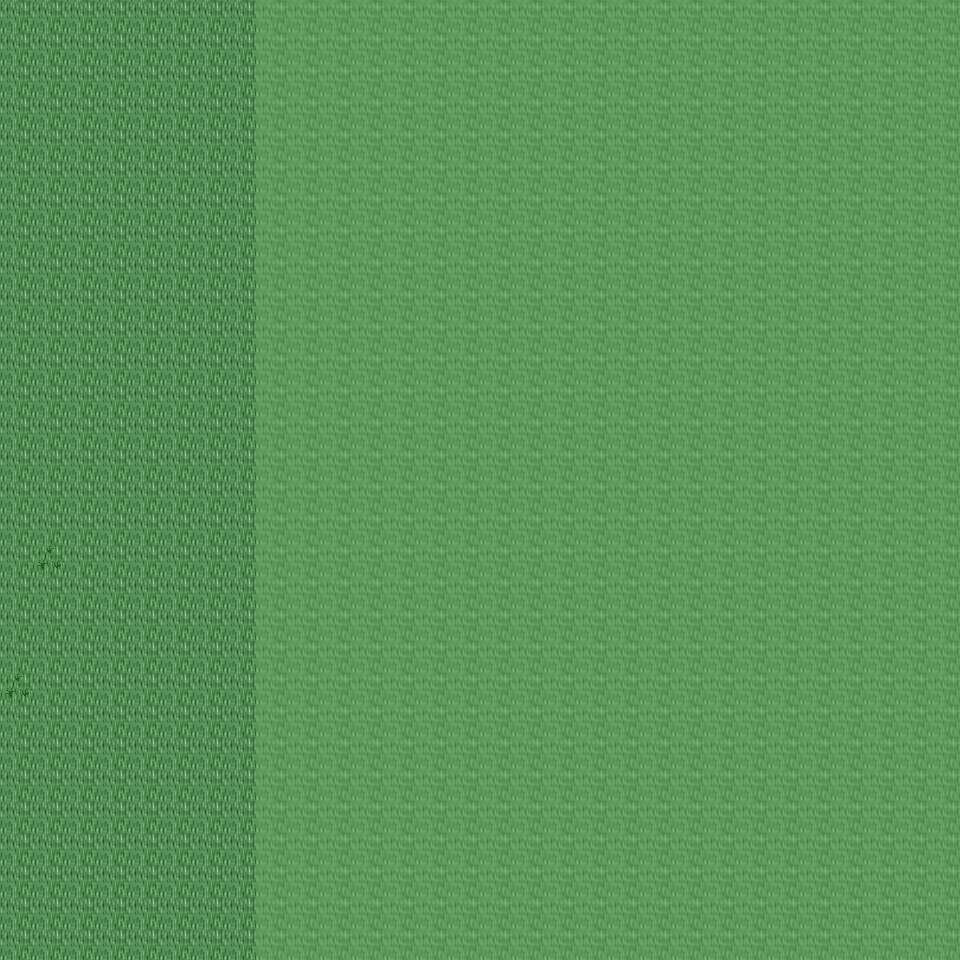

Tiled map render using the project's own tile images. Description and the map definition, with tile-layer contents summarised, below:
An orthogonal 30x30 tile map with 32x32 px tiles, 6 tile layers (Ground, Object, Object2, Above, ...), 14 tilesets and 3 objects (3x mapchange).

<map version="1.0" orientation="orthogonal" renderorder="right-down" width="30" height="30" tilewidth="32" tileheight="32" nextobjectid="4">
  <tileset firstgid="1" name="tileset_ground_ground" tilewidth="32" tileheight="32" tilecount="33" columns="3">
    <image source="../drawable/tileset_ground_ground.png" width="96" height="352" />
  </tileset>
  <tileset firstgid="34" name="tileset_ground_ridge_earth_dark" tilewidth="32" tileheight="32" tilecount="96" columns="12">
    <image source="../drawable/tileset_ground_ridge_earth_dark.png" width="384" height="256" />
  </tileset>
  <tileset firstgid="130" name="tileset_ground_earth_edges" tilewidth="32" tileheight="32" tilecount="18" columns="6">
    <image source="../drawable/tileset_ground_earth_edges.png" width="192" height="96" />
  </tileset>
  <tileset firstgid="148" name="tileset_ground_rock_pebbles" tilewidth="32" tileheight="32" tilecount="3" columns="1">
    <image source="../drawable/tileset_ground_rock_pebbles.png" width="32" height="96" />
  </tileset>
  <tileset firstgid="151" name="tileset_plant_grasses" tilewidth="32" tileheight="32" tilecount="6" columns="3">
    <image source="../drawable/tileset_plant_grasses.png" width="96" height="64" />
  </tileset>
  <tileset firstgid="157" name="tileset_plant_flower_daisy_white" tilewidth="32" tileheight="32" tilecount="8" columns="2">
    <image source="../drawable/tileset_plant_flower_daisy_white.png" width="64" height="128" />
  </tileset>
  <tileset firstgid="165" name="tileset_plant_flower_daisy_blue" tilewidth="32" tileheight="32" tilecount="8" columns="2">
    <image source="../drawable/tileset_plant_flower_daisy_blue.png" width="64" height="128" />
  </tileset>
  <tileset firstgid="173" name="tileset_plant_flower_daisy_red" tilewidth="32" tileheight="32" tilecount="8" columns="2">
    <image source="../drawable/tileset_plant_flower_daisy_red.png" width="64" height="128" />
  </tileset>
  <tileset firstgid="181" name="tileset_plant_flower_daisy_yellow" tilewidth="32" tileheight="32" tilecount="8" columns="2">
    <image source="../drawable/tileset_plant_flower_daisy_yellow.png" width="64" height="128" />
  </tileset>
  <tileset firstgid="189" name="tileset_plant_tree_tree_green" tilewidth="32" tileheight="32" tilecount="88" columns="8">
    <image source="../drawable/tileset_plant_tree_tree_green.png" width="256" height="352" />
  </tileset>
  <tileset firstgid="277" name="tileset_logic_collision" tilewidth="32" tileheight="32" tilecount="1" columns="1">
    <image source="../drawable/tileset_logic_collision.png" width="32" height="32" />
  </tileset>
  <tileset firstgid="278" name="tileset_furniture_chair_bench_wooden" tilewidth="32" tileheight="32" tilecount="8" columns="2">
    <image source="../drawable/tileset_furniture_chair_bench_wooden.png" width="64" height="128" />
  </tileset>
  <tileset firstgid="286" name="tileset_plant_stump_int_small_stump_2" tilewidth="32" tileheight="32" tilecount="1" columns="1">
    <image source="../drawable/tileset_plant_stump_int_small_stump_2.png" width="32" height="32" />
  </tileset>
  <tileset firstgid="287" name="tileset_object_well_hoist" tilewidth="32" tileheight="32" tilecount="9" columns="3">
    <image source="../drawable/tileset_object_well_hoist.png" width="96" height="96" />
  </tileset>
  <layer name="Ground" width="30" height="30">
    <data>[900 cells, 900 non-empty, 4 distinct tile ids]</data>
  </layer>
  <layer name="Object" width="30" height="30">
    <data>[900 cells, 66 non-empty, 17 distinct tile ids]</data>
  </layer>
  <layer name="Object2" width="30" height="30">
    <data>[900 cells, 0 non-empty, 0 distinct tile ids]</data>
  </layer>
  <layer name="Above" width="30" height="30">
    <data>[900 cells, 0 non-empty, 0 distinct tile ids]</data>
  </layer>
  <layer name="Above2" width="30" height="30">
    <data>[900 cells, 0 non-empty, 0 distinct tile ids]</data>
  </layer>
  <layer name="Walkable" width="30" height="30">
    <data>[900 cells, 660 non-empty, 1 distinct tile ids]</data>
  </layer>
  <objectgroup name="MapEvents">
    <object id="1" name="north" type="mapchange" x="0" y="0" width="256" height="32">
      <properties>
        <property name="map" value="0_ados_mountain_n2_w2_x3_y0" />
        <property name="place" value="south" />
      </properties>
    </object>
    <object id="2" name="south" type="mapchange" x="0" y="928" width="256" height="32">
      <properties>
        <property name="map" value="0_ados_mountain_n2_w2_x3_y2" />
        <property name="place" value="north" />
      </properties>
    </object>
    <object id="3" name="west" type="mapchange" x="0" y="0" width="32" height="960">
      <properties>
        <property name="map" value="0_ados_mountain_n2_w2_x2_y1" />
        <property name="place" value="east" />
      </properties>
    </object>
  </objectgroup>
</map>
